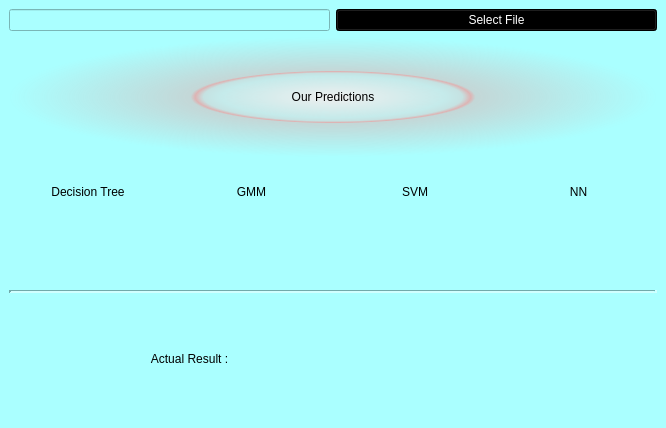
<?xml version="1.0" encoding="UTF-8"?>
<ui version="4.0">
 <class>MainWindow</class>
 <widget class="QMainWindow" name="MainWindow">
  <property name="geometry">
   <rect>
    <x>0</x>
    <y>0</y>
    <width>666</width>
    <height>428</height>
   </rect>
  </property>
  <property name="windowTitle">
   <string>MainWindow</string>
  </property>
  <property name="styleSheet">
   <string notr="true">background-color: rgb(170, 255, 255);</string>
  </property>
  <widget class="QWidget" name="centralwidget">
   <layout class="QVBoxLayout" name="verticalLayout_3">
    <item>
     <layout class="QVBoxLayout" name="verticalLayout_2">
      <item>
       <layout class="QHBoxLayout" name="horizontalLayout_3">
        <item>
         <widget class="QLineEdit" name="lineEdit">
          <property name="sizePolicy">
           <sizepolicy hsizetype="Preferred" vsizetype="Fixed">
            <horstretch>0</horstretch>
            <verstretch>0</verstretch>
           </sizepolicy>
          </property>
         </widget>
        </item>
        <item>
         <widget class="QPushButton" name="pushButton">
          <property name="styleSheet">
           <string notr="true">font: italic 14pt &quot;Calibri&quot;;
selection-background-color: rgb(170, 255, 255);
color: rgb(255, 255, 255);
background-color: rgb(0, 0, 0);</string>
          </property>
          <property name="text">
           <string>Select File</string>
          </property>
          <property name="autoDefault">
           <bool>false</bool>
          </property>
          <property name="default">
           <bool>false</bool>
          </property>
          <property name="flat">
           <bool>false</bool>
          </property>
         </widget>
        </item>
       </layout>
      </item>
      <item>
       <widget class="QLabel" name="label">
        <property name="styleSheet">
         <string notr="true">
font: 75 italic 24pt &quot;Calibri&quot;;
background-color: qradialgradient(spread:pad, cx:0.5, cy:0.5, radius:0.5, fx:0.5, fy:0.5, stop:0 rgba(255, 235, 235, 206), stop:0.35 rgba(255, 188, 188, 80), stop:0.4 rgba(255, 162, 162, 80), stop:0.425 rgba(255, 132, 132, 156), stop:0.44 rgba(252, 128, 128, 80), stop:1 rgba(255, 255, 255, 0));</string>
        </property>
        <property name="text">
         <string>Our Predictions</string>
        </property>
        <property name="alignment">
         <set>Qt::AlignCenter</set>
        </property>
       </widget>
      </item>
      <item>
       <layout class="QVBoxLayout" name="verticalLayout">
        <item>
         <layout class="QHBoxLayout" name="horizontalLayout">
          <item>
           <widget class="QLabel" name="label_2">
            <property name="styleSheet">
             <string notr="true">font: 75 14pt &quot;Calibri&quot;;</string>
            </property>
            <property name="text">
             <string>Decision Tree</string>
            </property>
            <property name="alignment">
             <set>Qt::AlignCenter</set>
            </property>
           </widget>
          </item>
          <item>
           <widget class="QLabel" name="label_3">
            <property name="styleSheet">
             <string notr="true">font: 75 14pt &quot;Calibri&quot;;</string>
            </property>
            <property name="text">
             <string>GMM</string>
            </property>
            <property name="alignment">
             <set>Qt::AlignCenter</set>
            </property>
           </widget>
          </item>
          <item>
           <widget class="QLabel" name="label_4">
            <property name="styleSheet">
             <string notr="true">font: 75 14pt &quot;Calibri&quot;;</string>
            </property>
            <property name="text">
             <string>SVM</string>
            </property>
            <property name="alignment">
             <set>Qt::AlignCenter</set>
            </property>
           </widget>
          </item>
          <item>
           <widget class="QLabel" name="label_5">
            <property name="styleSheet">
             <string notr="true">font: 75 14pt &quot;Calibri&quot;;</string>
            </property>
            <property name="text">
             <string>NN</string>
            </property>
            <property name="alignment">
             <set>Qt::AlignCenter</set>
            </property>
           </widget>
          </item>
         </layout>
        </item>
        <item>
         <layout class="QHBoxLayout" name="horizontalLayout_2">
          <item>
           <widget class="QLabel" name="dt">
            <property name="styleSheet">
             <string notr="true">font: italic 12pt &quot;Calibri&quot;;</string>
            </property>
            <property name="text">
             <string/>
            </property>
            <property name="alignment">
             <set>Qt::AlignCenter</set>
            </property>
           </widget>
          </item>
          <item>
           <widget class="QLabel" name="gmm">
            <property name="styleSheet">
             <string notr="true">font: italic 12pt &quot;Calibri&quot;;</string>
            </property>
            <property name="text">
             <string/>
            </property>
            <property name="alignment">
             <set>Qt::AlignCenter</set>
            </property>
           </widget>
          </item>
          <item>
           <widget class="QLabel" name="svm">
            <property name="styleSheet">
             <string notr="true">font: italic 12pt &quot;Calibri&quot;;</string>
            </property>
            <property name="text">
             <string/>
            </property>
            <property name="alignment">
             <set>Qt::AlignCenter</set>
            </property>
           </widget>
          </item>
          <item>
           <widget class="QLabel" name="nn">
            <property name="styleSheet">
             <string notr="true">font: italic 12pt &quot;Calibri&quot;;</string>
            </property>
            <property name="text">
             <string/>
            </property>
            <property name="alignment">
             <set>Qt::AlignCenter</set>
            </property>
           </widget>
          </item>
         </layout>
        </item>
       </layout>
      </item>
      <item>
       <widget class="Line" name="line">
        <property name="lineWidth">
         <number>3</number>
        </property>
        <property name="orientation">
         <enum>Qt::Horizontal</enum>
        </property>
       </widget>
      </item>
      <item>
       <layout class="QHBoxLayout" name="horizontalLayout_4">
        <item>
         <spacer name="horizontalSpacer">
          <property name="orientation">
           <enum>Qt::Horizontal</enum>
          </property>
          <property name="sizeType">
           <enum>QSizePolicy::Preferred</enum>
          </property>
          <property name="sizeHint" stdset="0">
           <size>
            <width>40</width>
            <height>20</height>
           </size>
          </property>
         </spacer>
        </item>
        <item>
         <widget class="QLabel" name="label_10">
          <property name="styleSheet">
           <string notr="true">font: 80 14pt &quot;Calibri&quot;;</string>
          </property>
          <property name="text">
           <string>Actual Result :</string>
          </property>
          <property name="alignment">
           <set>Qt::AlignCenter</set>
          </property>
         </widget>
        </item>
        <item>
         <widget class="QLabel" name="ar">
          <property name="styleSheet">
           <string notr="true">font: italic 12pt &quot;Calibri&quot;;</string>
          </property>
          <property name="text">
           <string/>
          </property>
          <property name="alignment">
           <set>Qt::AlignLeading|Qt::AlignLeft|Qt::AlignVCenter</set>
          </property>
         </widget>
        </item>
        <item>
         <spacer name="horizontalSpacer_2">
          <property name="orientation">
           <enum>Qt::Horizontal</enum>
          </property>
          <property name="sizeType">
           <enum>QSizePolicy::Preferred</enum>
          </property>
          <property name="sizeHint" stdset="0">
           <size>
            <width>40</width>
            <height>20</height>
           </size>
          </property>
         </spacer>
        </item>
       </layout>
      </item>
     </layout>
    </item>
   </layout>
  </widget>
 </widget>
 <resources/>
 <connections/>
</ui>
